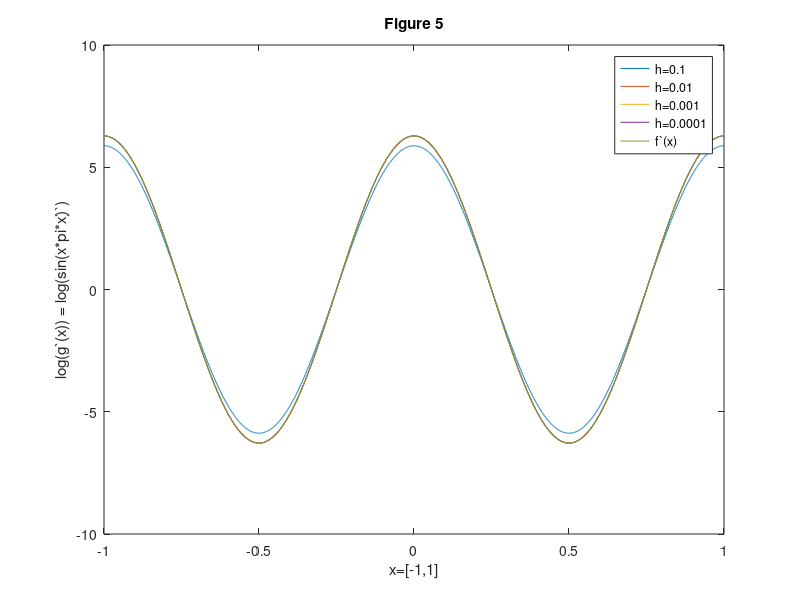

The MATLAB script that drew this image:
x = -1:0.001:1;
y1 = (sin(2 * pi * (x + 0.1)) - sin(2 * pi * (x - 0.1))) / 0.2;
y2 = (sin(2 * pi * (x + 0.01)) - sin(2 * pi * (x - 0.01))) / 0.02;
y3 = (sin(2 * pi * (x + 0.001)) - sin(2 * pi * (x - 0.001))) / 0.002;
y4 = (sin(2 * pi * (x + 0.0001)) - sin(2 * pi * (x - 0.0001))) / 0.0002;
y5 = 2 * pi * cos(2 * pi * x);
plot(x, y1, x, y2, x, y3, x, y4, x, y5);
title('Figure 5');
xlabel('x=[-1,1]');
ylabel('log(g`(x)) = log(sin(x*pi*x)`)');
legend('h=0.1','h=0.01','h=0.001','h=0.0001', 'f`(x)');